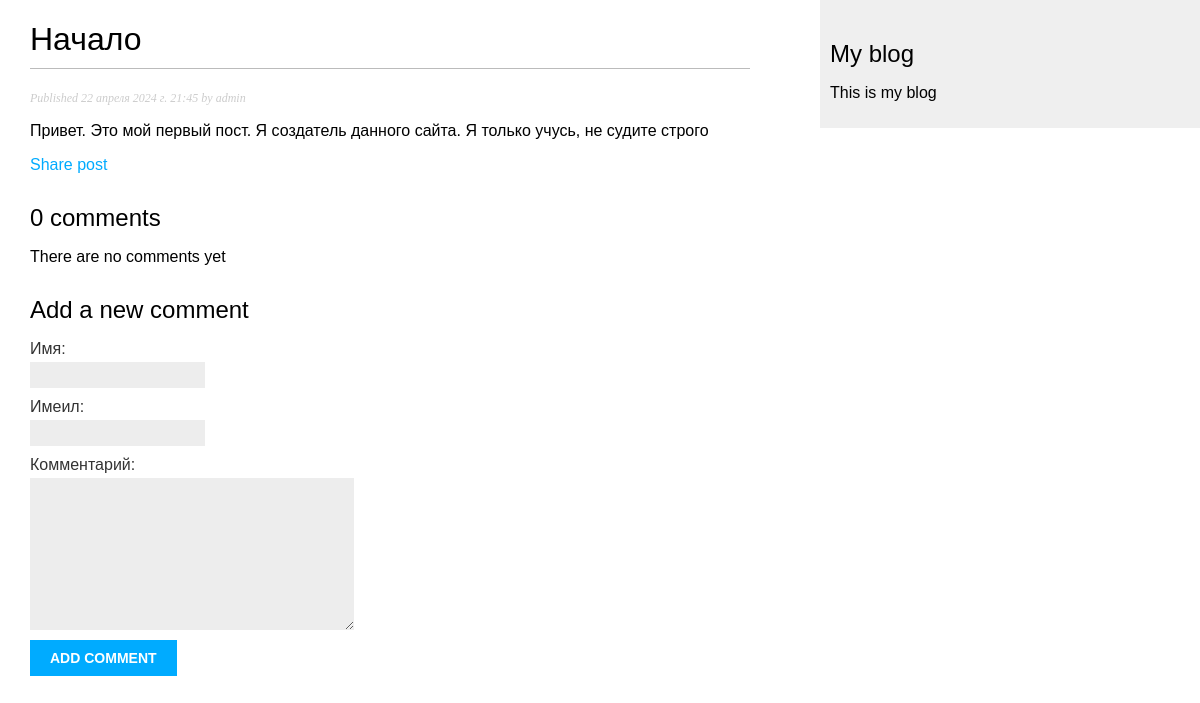
/blog/2024/4/22/nachalo/, run on the app's committed database.
### blog/models.py (models this page shows, shortened)
class Post(models.Model):
    class Status(models.TextChoices):
        DRAFT = 'DF', 'Черновик'
        PUBLISHED = 'PB', 'Опубликовано'
    title = models.CharField(max_length=250, verbose_name='Название')
    slug = models.SlugField(max_length=250, verbose_name='URL-блога', unique_for_date='publish')
    author = models.ForeignKey(User, on_delete=models.CASCADE, related_name='blog_posts', verbose_name='Автор')
    body = models.TextField(verbose_name='Содержимое')
    publish = models.DateTimeField(default=timezone.now, verbose_name='Дата публикации')
    created = models.DateTimeField(auto_now_add=True, verbose_name='Дата создания')
    updated = models.DateTimeField(auto_now=True, verbose_name='Дата изменения')
    status = models.CharField(max_length=2, choices=Status.choices, default=Status.DRAFT, verbose_name='Статус')
    objects = models.Manager()
    published = PublishedManager()
    class Meta:
        ordering = ['-publish']
        verbose_name_plural = 'Посты'
        verbose_name = 'Пост'
        indexes = [models.Index(fields=['-publish'])]

### blog/views.py (the view)
# urls.py: path('<int:year>/<int:month>/<int:day>/<slug:post>/', views.post_detail, name='post_detail'),
def post_detail(request, year, month, day, post):
    print(request.method)
    post = get_object_or_404(Post,
                             slug=post,
                             publish__day=day,
                             publish__month=month,
                             publish__year=year,
                             status=Post.Status.PUBLISHED)
    comments = post.comments.filter(active=True)
    form = CommentForm()
    return render(request, 'blog/detail.html', {'post': post, 'comments': comments, 'form': form})

### blog/forms.py
class CommentForm(forms.ModelForm):
    class Meta:
        model = Comment
        fields = ('name', 'email', 'body')

### blog/templates/blog/detail.html (shortened to what this page needs)
{% extends 'layout/basic.html' %}
{% block content %}
    <h1>{{ post.title }}</h1>
    <p class="date">Published {{ post.publish }} by {{ post.author }}</p>
    {{ post.body|linebreaks }}
    <p>
    <a href="{% url 'blog:post_share' post.id %}">Share post</a>
    </p>
    {% with comments.count as total_comments %}
    <h2>{{ total_comments }} comment{{ total_comments|pluralize }}</h2>
    {% endwith %}
    {% for comment in comments %}
        <div class="comment">
            <p class="info">
                Comment {{ forloop.counter }} by {{ comment.name }} {{ comment.created }}
            </p>
            {{ comment.body|linebreaks }}
        </div>
    {% empty %}
        <p>There are no comments yet</a>
    {% endfor %}
    {% include 'layout/comment_form.html' %}
{% endblock %}

### blog/static/blog/blog.css (style rules this page uses)
body { margin:0; padding:0; font-family:helvetica, sans-serif; }
a { color:#00abff; text-decoration:none; }
h1 { font-weight:normal; border-bottom:1px solid #bbb; padding:0 0 10px 0; }
h2 { font-weight:normal; margin:30px 0 0; }
p.date { color:#ccc; font-family: georgia, serif; font-size: 12px; font-style: italic; }
label { float:left; clear:both; color:#333; margin-bottom:4px; }
input, textarea { clear:both; float:left; margin:0 0 10px; background:#ededed; border:0; padding:6px 10px; font-size:12px; }

### data on the page
Post: title "Начало", publish "22 апреля 2024 г. 21:45", author "admin", body "Привет. Это мой первый пост. Я создатель данного сайта. Я только учусь, не судите строго"

### other printed values
{{ total_comments }} "0"
